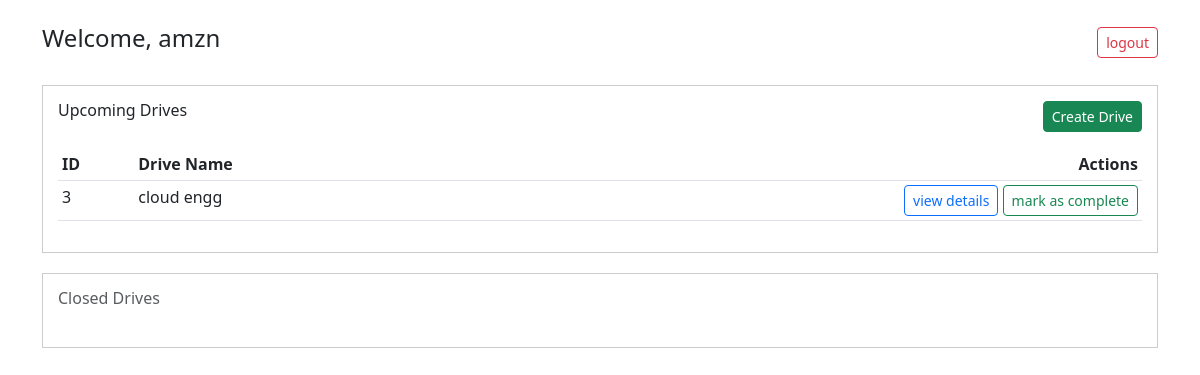
Page /company/dashboard/5 on the committed database.
### model.py (models this page shows)
class CompanyProfile(db.Model):
    __tablename__='company_profiles'
    id=db.Column(db.Integer,primary_key=True)
    user_id=db.Column(db.Integer,db.ForeignKey('users.id'),nullable=False)
    name=db.Column(db.String(100),nullable=False)
    hr_contact=db.Column(db.String(50))
    website=db.Column(db.String(100))
    industry=db.Column(db.String(50))
    status=db.Column(db.String(20),default='Pending')
    drives=db.relationship('PlacementDrive',backref='company',lazy=True)

class PlacementDrive(db.Model):
    __tablename__='placement_drives'
    id=db.Column(db.Integer,primary_key=True)
    company_id=db.Column(db.Integer,db.ForeignKey('company_profiles.id'),nullable=False)
    job_title=db.Column(db.String(100),nullable=False)
    job_description=db.Column(db.Text,nullable=False)
    eligibility=db.Column(db.Text)
    deadline=db.Column(db.DateTime,nullable=False)
    salary_range=db.Column(db.String(50))
    status=db.Column(db.String(20),default='Pending')
    applications=db.relationship('Application',backref='drive',lazy=True)

### app.py (the view)
@app.route('/company/dashboard/<int:user_id>')
def company_dashboard(user_id):
    user=User.query.get(user_id)
    comp=user.company_profile
    active=PlacementDrive.query.filter_by(company_id=comp.id,status='Approved').all()
    closed=PlacementDrive.query.filter_by(company_id=comp.id,status='Closed').all()
    return render_template('company_dashboard.html',comp=comp,active=active,closed=closed,user_id=user_id)

### templates/company_dashboard.html (shortened to what this page needs)
<!DOCTYPE html>
<html>
<head>
    <link href="https://cdn.jsdelivr.net/npm/bootstrap@5.3.0/dist/css/bootstrap.min.css" rel="stylesheet">
</head>
<body class="container py-4">
    <div class="d-flex justify-content-between align-items-center mb-4">
        <h4>Welcome, {{comp.name}}</h4>
        <a href="/" class="btn btn-sm btn-outline-danger">logout</a>
    </div>
    <div class="box">
        <div class="d-flex justify-content-between mb-3">
            <h6>Upcoming Drives</h6>
            <a href="/company/create_drive/{{user_id}}" class="btn btn-sm btn-success">Create Drive</a>
        </div>
        <table class="table table-sm">
            <thead><tr><th>ID</th><th>Drive Name</th><th class="text-end">Actions</th></tr></thead>
            <tbody>
                {% for d in active %}
                <tr>
                    <td>{{d.id}}</td>
                    <td>{{d.job_title}}</td>
                    <td class="text-end">
                        <a href="/company/view_applicants/{{d.id}}/{{user_id}}" class="btn btn-sm btn-outline-primary">view details</a>
                        <a href="/company/close_drive/{{d.id}}/{{user_id}}" class="btn btn-sm btn-outline-success">mark as complete</a>
                    </td>
                </tr>
                {% endfor %}
            </tbody>
        </table>
    </div>
    <div class="box text-muted">
        <h6>Closed Drives</h6>
    </div>
</body>
</html>

### templates/company_dashboard.html (style rules this page uses)
.box { border:1px solid #ccc;padding:15px;margin-bottom:20px; }

### rows in the picture
CompanyProfile: name "amzn"
PlacementDrive: id "3", job_title "cloud engg"
